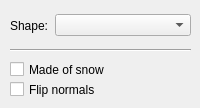
      <widget class="QWidget" name="sceneTab">
       <property name="sizePolicy">
        <sizepolicy hsizetype="Preferred" vsizetype="Expanding">
         <horstretch>0</horstretch>
         <verstretch>0</verstretch>
        </sizepolicy>
       </property>
       <attribute name="title">
        <string>Scene</string>
       </attribute>
       <widget class="QWidget" name="horizontalLayoutWidget_3">
        <property name="geometry">
         <rect>
          <x>10</x>
          <y>10</y>
          <width>181</width>
          <height>31</height>
         </rect>
        </property>
        <layout class="QHBoxLayout" name="horizontalLayout_3">
         <property name="spacing">
          <number>6</number>
         </property>
         <item>
          <widget class="QLabel" name="shapeLabel">
           <property name="text">
            <string>Shape:</string>
           </property>
           <property name="buddy">
            <cstring>shapeComboBox</cstring>
           </property>
          </widget>
         </item>
         <item>
          <widget class="QComboBox" name="shapeComboBox">
           <property name="sizePolicy">
            <sizepolicy hsizetype="Expanding" vsizetype="Fixed">
             <horstretch>0</horstretch>
             <verstretch>0</verstretch>
            </sizepolicy>
           </property>
          </widget>
         </item>
        </layout>
       </widget>
       <widget class="QCheckBox" name="flipNormalsCheckBox">
        <property name="geometry">
         <rect>
          <x>10</x>
          <y>80</y>
          <width>91</width>
          <height>19</height>
         </rect>
        </property>
        <property name="text">
         <string>Flip normals</string>
        </property>
       </widget>
       <widget class="Line" name="line">
        <property name="geometry">
         <rect>
          <x>10</x>
          <y>40</y>
          <width>181</width>
          <height>20</height>
         </rect>
        </property>
        <property name="orientation">
         <enum>Qt::Horizontal</enum>
        </property>
       </widget>
       <widget class="QCheckBox" name="shapeSnowCheckBox">
        <property name="geometry">
         <rect>
          <x>10</x>
          <y>60</y>
          <width>101</width>
          <height>19</height>
         </rect>
        </property>
        <property name="text">
         <string>Made of snow</string>
        </property>
        <property name="autoExclusive">
         <bool>false</bool>
        </property>
        <property name="tristate">
         <bool>false</bool>
        </property>
       </widget>
      </widget>
